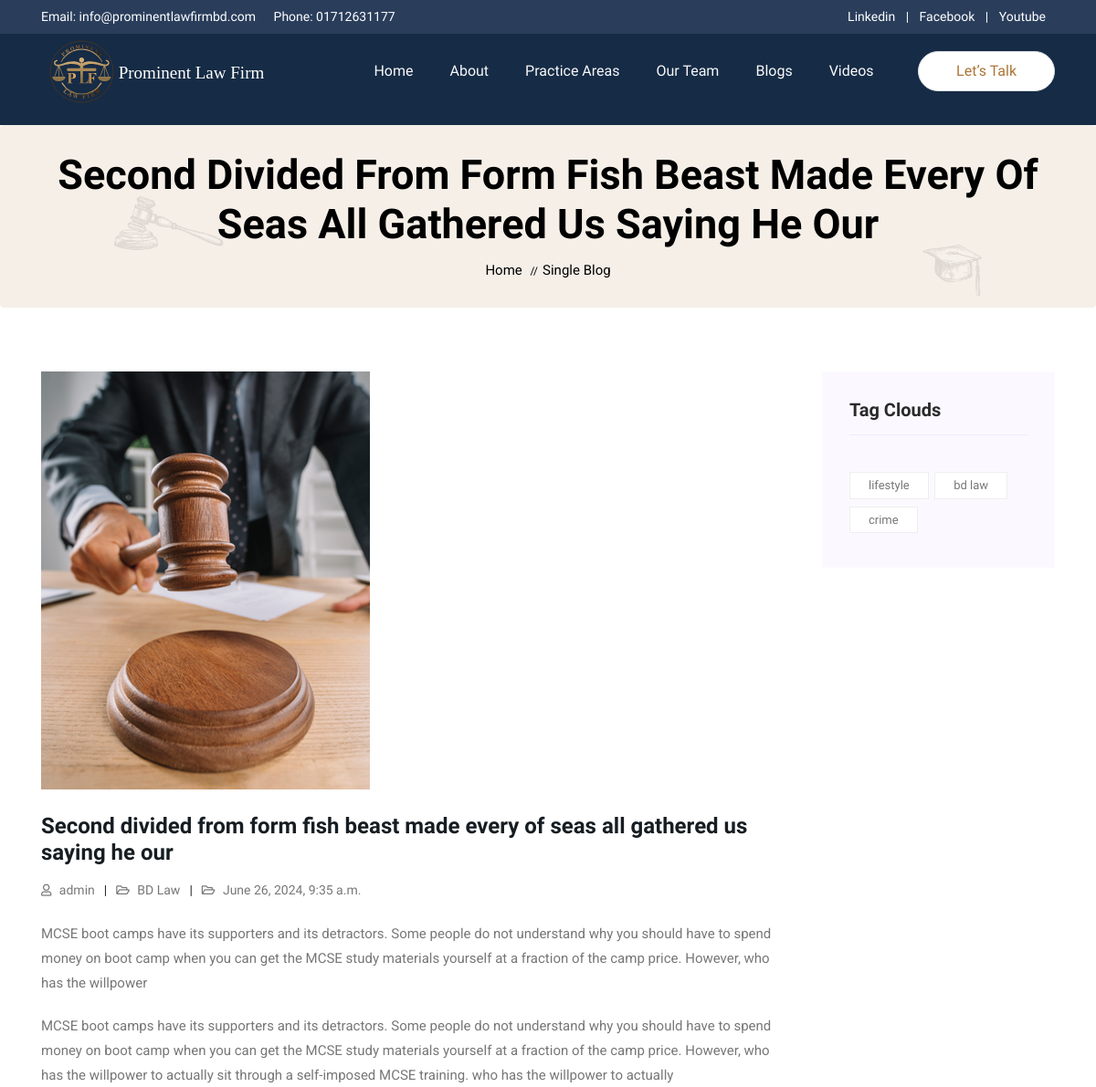
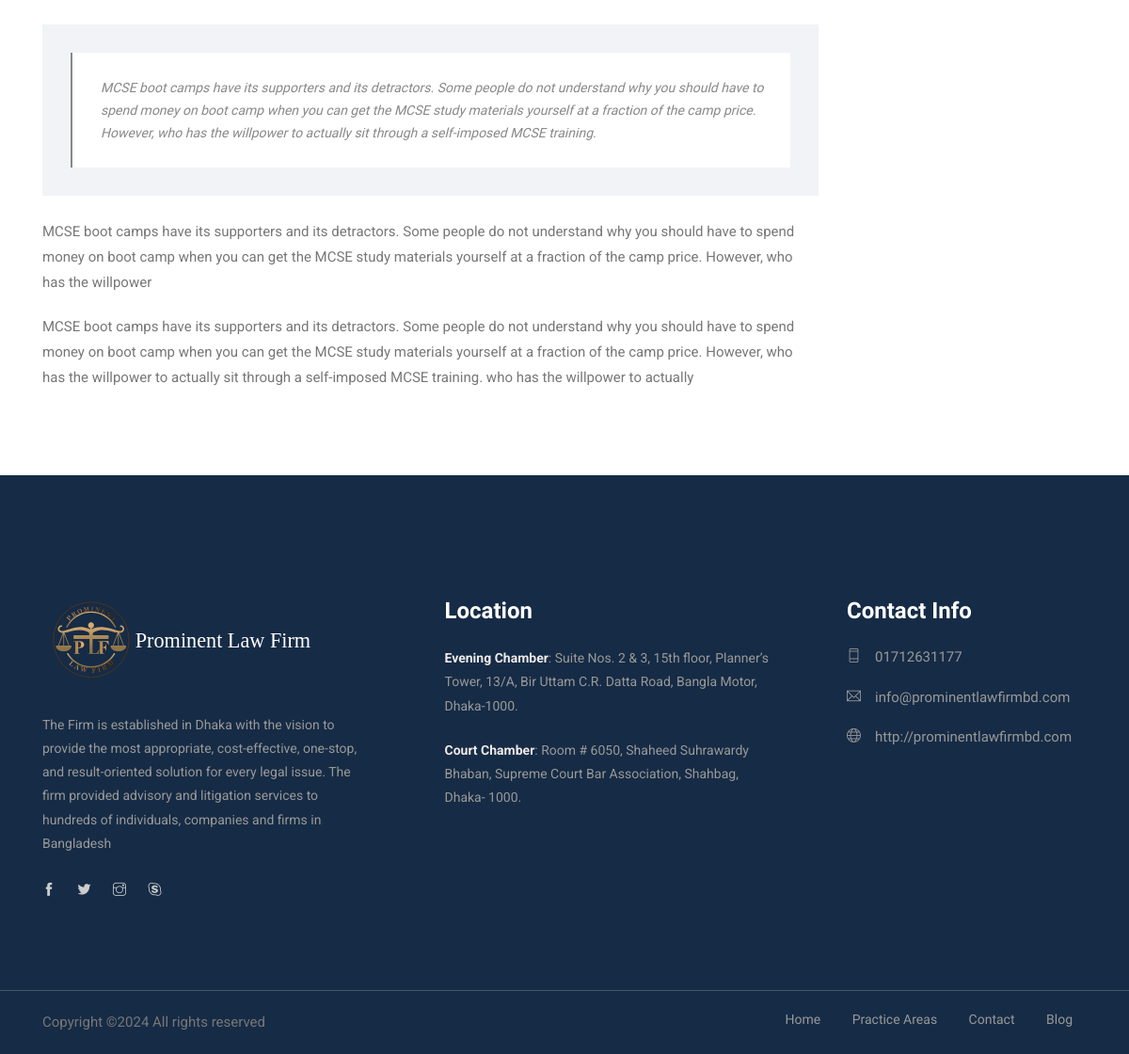
The app's page /single-blog/1/ with its own data (2 pictures, top to bottom).
### core/models.py (models this page shows, shortened)
class SiteSettings(models.Model):
    company_name = models.CharField(max_length=200)
    email = models.EmailField()
    site = models.URLField()
    phone_number_1 = models.CharField(max_length=20)
    phone_number_2 = models.CharField(max_length=20, blank=True, null=True)
    evening_chamber_location = models.CharField(max_length=200)
    court_chamber_location = models.CharField(max_length=200)
    logo = models.FileField(upload_to='logos/', help_text='Image dimensions should be 250px (width) by 75px (height).')
    practice_areas = models.TextField(null=True, blank=True)
    linkedin_url = models.URLField(blank=True, null=True)
    facebook_url = models.URLField(blank=True, null=True)
    youtube_url = models.URLField(blank=True, null=True)

class Blog(models.Model):
    image = models.ImageField(upload_to='blog/')
    title = models.CharField(max_length=200)
    category = models.CharField(max_length=200)
    content = HTMLField()
    author = models.ForeignKey(User, on_delete=models.CASCADE)
    publication_date = models.DateTimeField(auto_now_add=True)
    tags = TaggableManager()

### core/views.py (the view)
# urls.py: path('single-blog/<int:blog_id>/', views.single_blog, name="single_blog"),
def single_blog(request, blog_id):
    try:
        blog = get_object_or_404(Blog, pk=blog_id)
    except Blog.DoesNotExist:
        return redirect('core:blog')
    except Exception as e:
        return redirect('core:blog')
    context = {
        'blog' : blog
    }
    return render(request, 'single_blog.html', context)

### core/context_processors.py (called while the page is built)
def site_settings(request):
    settings = SiteSettings.objects.first()
    return {'site_settings': settings}

### templates/single_blog.html (shortened to what this page needs)
{% extends "./partial/base.html" %}
{% load static %}
{% block content %}
   <section class="breadcrumb breadcrumb_bg">
    <div class="container">
       <div class="row">
          <div class="col-lg-12">
             <div class="breadcrumb_iner text-center">
                <div class="breadcrumb_iner_item">
                   <h2>{{blog.title}}</h2>
                   <p>home <span>//</span>Single Blog</p>
                </div>
             </div>
          </div>
       </div>
    </div>
 </section>
 <section class="blog_area single-post-area section_padding">
    <div class="container">
       <div class="row">
          <div class="col-lg-9 posts-list">
             <div class="single-post">
                <div class="feature-img">
                   <img class="img-fluid" src="{{blog.image.url}}" alt="">
                </div>
                <div class="blog_details">
                   <h2>{{blog.title}}
                   </h2>
                   <ul class="blog-info-link mt-3 mb-4">
                      <li><a href="#"><i class="far fa-user"></i> {{blog.author}}</a></li>
                      <li><a href="#"><i class="far fa-folder-open"></i> {{blog.category}}</a></li>
                      <li><a href="#"><i class="far fa-folder-open"></i> {{blog.publication_date}}</a></li>
                   </ul>
                   {{blog.content|safe}}
                </div>
             </div>
          </div>
          <div class="col-lg-3">
             <div class="blog_right_sidebar">
                <aside class="single_sidebar_widget tag_cloud_widget">
                   <h4 class="widget_title">Tag Clouds</h4>
                   <ul class="list">
                    {% for tag in blog.tags.all %}
                        <li><a href="#">{{tag.name}}</a></li>
                    {% endfor %}
                   </ul>
                </aside>
             </div>
          </div>
       </div>
    </div>
 </section>
{% endblock content %}

### templates/partial/base.html (shortened to what this page needs)
{% load static %}
<!doctype html>
<html lang="en">
<head>
    <link rel="stylesheet" href="{% static 'assets/css/bootstrap.min.css' %}">
    <link rel="stylesheet" href="{% static 'assets/css/animate.css' %}">
    <link rel="stylesheet" href="{% static 'assets/css/owl.carousel.min.css' %}">
    <link rel="stylesheet" href="{% static 'assets/css/themify-icons.css' %}">
    <link rel="stylesheet" href="{% static 'assets/css/flaticon.css' %}">
    <link rel="stylesheet" href="{% static 'assets/css/magnific-popup.css' %}">
    <link rel="stylesheet" href="{% static 'assets/css/slick.css' %}">
    <link rel="stylesheet" href="{% static 'assets/css/gijgo.min.css' %}">
    <link rel="stylesheet" href="{% static 'assets/css/nice-select.css' %}">
    <link rel="stylesheet" href="{% static 'assets/css/all.css' %}">
    <link rel="stylesheet" href="{% static 'assets/css/style.css' %}">
</head>
<body>
    <div class="topbar text-center p-2">
        <div class="container">
          <div class="row">
            <div class="col-md-6 col-12 text-md-left text-center mb-2 mb-md-0">
              <span>Email: {{site_settings.email}}</span>
              <span class="ml-md-3 d-block d-md-inline">Phone:{% if site_settings.phone_number_1 %} {{site_settings.phone_number_1}} {% endif %} {% if site_settings.phone_number_2 %}, {{site_settings.phone_number_2}} {% endif %}</span>
            </div>
            <div class="col-md-6 col-12 text-md-right text-center">
              <a href="{{site_settings.linkedin_url}}" class="mr-2">Linkedin</a> |
              <a href="{{site_settings.facebook_url}}" class="mx-2">Facebook</a> |
              <a href="{{site_settings.youtube_url}}" class="ml-2">Youtube</a>
            </div>
          </div>
        </div>
      </div>
<header class="main_menu home_menu" style="background-color: #162b45; height: 100px;">
    <div class="container">
        <div class="row align-items-center">
            <div class="col-lg-12">
                <nav class="navbar navbar-expand-lg navbar-light">
                    <a class="navbar-brand" href="/"> <img class="large-logo" src="{{site_settings.logo.url}}" alt="logo"> </a>
                    <div class="collapse navbar-collapse main-menu-item" id="navbarSupportedContent">
                        <ul class="navbar-nav">
                            <li class="nav-item">
                                <a class="nav-link text-light" href="{% url 'core:index' %}">Home</a>
                            </li>
                            <li class="nav-item">
                                <a class="nav-link text-light" href="{% url 'core:about' %}">About</a>
                            </li>
                            <li class="nav-item">
                                <a class="nav-link text-light" href="{% url 'core:service' %}">Practice Areas</a>
                            </li>
                            <li class="nav-item">
                                <a class="nav-link text-light" href="{% url 'core:team' %}">Our Team</a>
                            </li>
                            <li class="nav-item">
                                <a class="nav-link text-light" href="{% url 'core:blog' %}">Blogs</a>
                            </li>
                            <li class="nav-item">
                                <a class="nav-link text-light" href="{% url 'core:video' %}">Videos</a>
                            </li>
                        </ul>
                    </div>
                    <a href="{% url 'core:contact' %}" class="d-none d-sm-block menu_btn">Let’s Talk</a>
                </nav>
            </div>
        </div>
    </div>
</header>
{% block content %}
{% endblock content %}
    <footer class="footer-area">
        <div class="container">
            <div class="row justify-content-between">
                <div class="col-sm-6 col-xl-4">
                    <div class="single-footer-widget footer_1">
                        <a href="index.html"> <img src="{{site_settings.logo.url}}" alt=""> </a>
                        <p>The Firm is established in Dhaka with the
                            vision to provide the most appropriate, cost-effective, one-stop, and result-oriented solution for
                            every legal issue. The firm provided advisory and litigation services to hundreds of individuals,
                            companies and firms in Bangladesh </p>
                        <div class="social_icon">
                            <a href="#"> <i class="ti-facebook"></i> </a>
                            <a href="#"> <i class="ti-twitter-alt"></i> </a>
                            <a href="#"> <i class="ti-instagram"></i> </a>
                            <a href="#"> <i class="ti-skype"></i> </a>
                        </div>
                    </div>
                </div>
                <div class="col-sm-6 col-xl-4">
                    <div class="single-footer-widget footer_icon">
                        <h4>Location</h4>
                        <p>
                            <span style="font-weight: bold; color: rgb(238, 234, 234);">Evening Chamber</span>: {{site_settings.evening_chamber_location}}
                        </p>
                        <p>
                            <span style="font-weight: bold; color: rgb(238, 234, 234);">Court Chamber</span>: {{site_settings.court_chamber_location}}
                        </p>
                    </div>
                </div>
                <div class="col-sm-6 col-xl-3">
                    <div class="single-footer-widget footer_icon">
                        <h4>Contact Info</h4>
                        <ul>
                            {% if site_settings.phone_number_1 %}
                            <li><a href="#"><i class="ti-mobile"></i>{{site_settings.phone_number_1}}</a></li>
                            {% endif %}
                            <li><a href="#"><i class="ti-email"></i>{{site_settings.email}}</a></li>
                            <li><a href="#"><i class="ti-world"></i>{{site_settings.site}}</a></li>
                        </ul>
                    </div>
                </div>
            </div>
        </div>
        <div class="container-fluid">
            <div class="row">
                <div class="col-lg-12">
                    <div class="copyright_part_text text-center">
                        <div class="container">
                            <div class="row">
                                <div class="col-lg-6 col-md-12">
                                    <p class="footer-text m-0">
Copyright &copy;<script>document.write(new Date().getFullYear());</script> All rights reserved</a>
</p>
                                </div>
                                <div class="col-lg-6 col-md-12">
                                    <div class="footer_menu">
                                        <ul>
                                            <li><a href="{% url 'core:index' %}">Home</a></li>
                                            <li><a href="{% url 'core:service' %}">Practice Areas</a></li>
                                            <li><a href="{% url 'core:contact' %}">Contact</a></li>
                                            <li><a href="{% url 'core:blog' %}">Blog</a></li>
                                        </ul>
                                    </div>
                                </div>
                            </div>
                        </div>
                    </div>
                </div>
            </div>
        </div>
    </footer>
</body>
</html>

### static/assets/css/all.css (style rules this page uses)
.fa, .fas, .far, .fal, .fab { -moz-osx-font-smoothing: grayscale; -webkit-font-smoothing: antialiased; display: inline-block; font-style: normal; font-variant: normal; text-rendering: auto; line-height: 1; }
.fa-folder-open:before { content: "\f07c"; }
.fa-user:before { content: "\f007"; }
.far { font-family: 'Font Awesome 5 Free'; font-weight: 400; }

### templates/partial/base.html (style rules this page uses)
.topbar { background-color: #2a3e5c; color: #ffffff; padding: 5px 0; }
.topbar a { color: #ffffff; text-decoration: none; margin-right: 10px; }

### records on screen
SiteSettings: email "info@prominentlawfirmbd.com", phone_number_1 "01712631177", logo (picture), evening_chamber_location "Suite Nos. 2 & 3, 15th floor, Planner’s Tower, 13/A, Bir Uttam C.R. Datta Road, Bangla Motor, Dhaka-1000.", court_chamber_location "Room # 6050, Shaheed Suhrawardy Bhaban, Supreme Court Bar Association, Shahbag, Dhaka- 1000.", site "http://prominentlawfirmbd.com"
Blog: title "Second Divided From Form Fish Beast Made Every Of Seas All Gathered Us Saying He Our", image (picture), title "Second divided from form fish beast made every of seas all gathered us saying he our", author "admin", category "BD Law", publication_date "June 26, 2024, 9:35 a.m.", content "MCSE boot camps have its supporters and its detractors. Some people do not understand why you should have to spend money on boot camp when you can get the MCSE study materials yourself at a fraction of the camp price. However, who has the willpower MCSE boot camps have its supporters and its detractors. Some people do not understand why you should have to spend money on boot camp when you can get the MCSE study materials yourself at a fraction of the camp price. However, who has the willpower to actually sit through a self-imposed MCSE training. who has the willpower to actually MCSE boot camps have its supporters and its detractors. Some people do not understand why you should have to…"
Tag: name "lifestyle"
Tag: name "bd law"
Tag: name "crime"
